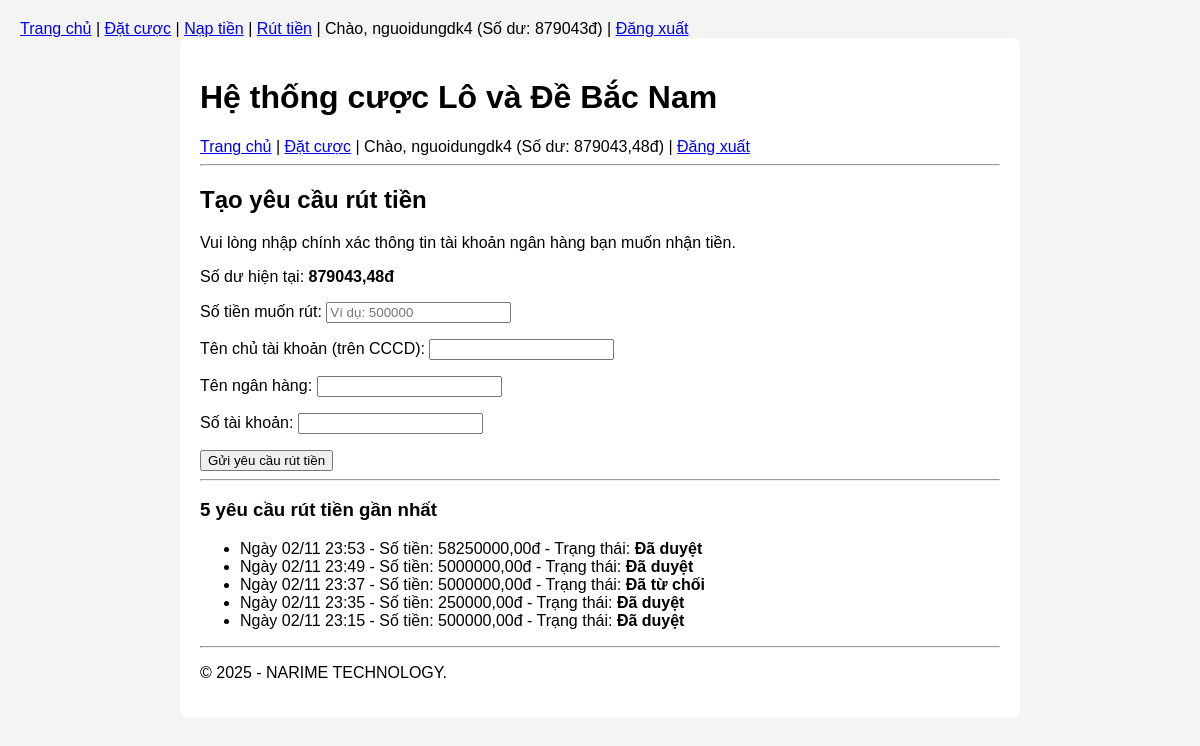
Screenshot of /vi-tien/rut-tien/ (signed in) with the database file from the repository.
### users/models.py (models this page shows, shortened)
class CustomUser(AbstractUser):
    phone_number = models.CharField(max_length=20, blank=True, null=True)
    date_of_birth = models.DateField(blank=True, null=True)

### wallet/models.py (models this page shows, shortened)
class Wallet(models.Model):
    user = models.OneToOneField(
        settings.AUTH_USER_MODEL,
        on_delete=models.CASCADE,
        related_name='wallet'
    )
    balance = models.DecimalField(
        max_digits=12,
        decimal_places=2,
        default=Decimal('0.00')
    )
    created_at = models.DateTimeField(auto_now_add=True)
    updated_at = models.DateTimeField(auto_now=True)

class WithdrawalRequest(models.Model):
    user = models.ForeignKey(
        settings.AUTH_USER_MODEL,
        on_delete=models.CASCADE,
        related_name='withdrawal_requests'
    )
    amount = models.DecimalField(max_digits=12, decimal_places=2, verbose_name="Số tiền rút")
    full_name_cccd = models.CharField(
        max_length=100,
        verbose_name="Tên trên CCCD (Người nhận)"
    )
    bank_name = models.CharField(
        max_length=100,
        verbose_name="Tên ngân hàng"
    )
    account_number = models.CharField(
        max_length=50,
        verbose_name="Số tài khoản"
    )
    STATUS_CHOICES = [
        ('PENDING', 'Đang chờ xử lý'),
        ('APPROVED', 'Đã duyệt'),
        ('REJECTED', 'Đã từ chối'),
    ]
    status = models.CharField(max_length=10, choices=STATUS_CHOICES, default='PENDING')
    created_at = models.DateTimeField(auto_now_add=True)
    processed_at = models.DateTimeField(blank=True, null=True, help_text="Ngày admin xử lý")
    class Meta:
        ordering = ['-created_at']

### wallet/views.py (the view)
# urls.py: path('rut-tien/', views.request_withdrawal_view, name='request_withdrawal'),
@login_required
def request_withdrawal_view(request):
    wallet = request.user.wallet
    if request.method == 'POST':
        form = WithdrawalRequestForm(request.POST, wallet=wallet)
        if form.is_valid():
            try:
                withdrawal_request = form.save(commit=False)
                withdrawal_request.user = request.user
                withdrawal_request.save()
                messages.success(request, "Yêu cầu rút tiền đã được gửi. Admin sẽ xử lý và chuyển tiền cho bạn.")
                return redirect('request_withdrawal')
            except Exception as e:
                messages.error(request, f"Có lỗi xảy ra: {e}")
    else:
        form = WithdrawalRequestForm(wallet=wallet)
    recent_requests = WithdrawalRequest.objects.filter(user=request.user)[:5]
    return render(request, 'wallet/request_withdrawal.html', {
        'form': form,
        'recent_requests': recent_requests,
    })

### wallet/forms.py (shortened to what this page needs)
class WithdrawalRequestForm(forms.ModelForm):
    class Meta:
        model = WithdrawalRequest
        fields = ['amount', 'full_name_cccd', 'bank_name', 'account_number']
        labels = {
            'amount': 'Số tiền muốn rút',
            'full_name_cccd': 'Tên chủ tài khoản (trên CCCD)',
            'bank_name': 'Tên ngân hàng',
            'account_number': 'Số tài khoản',
        }
        widgets = {
            'amount': forms.NumberInput(attrs={'placeholder': 'Ví dụ: 500000', 'step': '50000'}),
        }
    def __init__(self, *args, **kwargs):
        self.wallet = kwargs.pop('wallet', None) # Nhận ví từ view
        super().__init__(*args, **kwargs)

### wallet/templates/wallet/request_withdrawal.html (shortened to what this page needs)
{% extends "base.html" %}
{% block content %}
<h2>Tạo yêu cầu rút tiền</h2>
<p>
    Vui lòng nhập chính xác thông tin tài khoản ngân hàng bạn muốn nhận tiền.
</p>
<p>Số dư hiện tại: <strong>{{ request.user.wallet.balance|floatformat:2 }}đ</strong></p>
<form method="post">
    {{ form.as_p }}
    <button type="submit">Gửi yêu cầu rút tiền</button>
</form>
<hr>
<h3>5 yêu cầu rút tiền gần nhất</h3>
<ul>
    {% for req in recent_requests %}
    <li>
        Ngày {{ req.created_at|date:"d/m H:i" }}
        - Số tiền: {{ req.amount }}đ
        - Trạng thái: <strong>{{ req.get_status_display }}</strong>
    </li>
    {% empty %}
    <li>Bạn chưa có yêu cầu rút tiền nào.</li>
    {% endfor %}
</ul>
{% endblock %}

### templates/base.html (shortened to what this page needs)
<!DOCTYPE html>
<html lang="vi">
<head>
</head>
<nav>
    <a href="/">Trang chủ</a> |
    {% if user.is_authenticated %}
        <a href="{% url 'place_bet' %}">Đặt cược</a> |
        <a href="{% url 'request_deposit' %}">Nạp tiền</a> |
        <a href="{% url 'request_withdrawal' %}">Rút tiền</a> |
        Chào, {{ user.username }}
        (Số dư: {{ user.wallet.balance|floatformat:"0" }}đ) |
        <a href="{% url 'logout' %}">Đăng xuất</a>
    {% else %}
        <a href="{% url 'login' %}">Đăng nhập</a> |
        <a href="{% url 'register' %}">Đăng ký</a>
    {% endif %}
</nav>
<body>
    <div class="container">
        <header>
            <h1>Hệ thống cược Lô và Đề Bắc Nam</h1>
            <nav>
                <a href="/">Trang chủ</a> |
                <a href="{% url 'place_bet' %}">Đặt cược</a>
                {% if user.is_authenticated %}
                    | Chào, {{ user.username }}
                    (Số dư: {{ user.wallet.balance }}đ)
                    | <a href="{% url 'logout' %}">Đăng xuất</a>
                {% else %}
                    | <a href="{% url 'login' %}">Đăng nhập</a>
                {% endif %}
            </nav>
        </header>
        <hr>
        <main>
            {% block content %}
            {% endblock %}
        </main>
        <footer>
            <hr>
            <p>&copy; 2025 - NARIME TECHNOLOGY.</p>
        </footer>
    </div>
</body>
</html>

### templates/base.html (style rules this page uses)
body { font-family: Arial, sans-serif; margin: 20px; background-color: #f4f4f4; }
.container { max-width: 800px; margin: 0 auto; padding: 20px; background-color: #fff; border-radius: 8px; }

### rows the page displays
CustomUser: username "nguoidungdk4", wallet.balance "879043", wallet.balance "879043,48", user.wallet.balance "879043,48"
WithdrawalRequest: created_at "02/11 23:53", amount "58250000,00", status "Đã duyệt"
WithdrawalRequest: created_at "02/11 23:49", amount "5000000,00", status "Đã duyệt"
WithdrawalRequest: created_at "02/11 23:37", amount "5000000,00", status "Đã từ chối"
WithdrawalRequest: created_at "02/11 23:35", amount "250000,00", status "Đã duyệt"
WithdrawalRequest: created_at "02/11 23:15", amount "500000,00", status "Đã duyệt"
